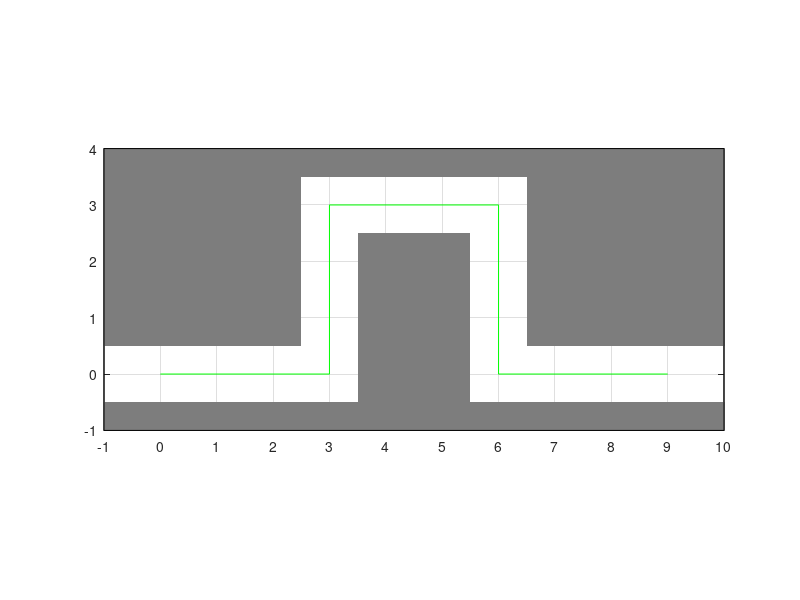

MATLAB code to generate this figure:
%% Star by setting everything up

figure(100);
pos_fig1 = [0 0 1920 1080];
set(gcf,'Position',pos_fig1)

hold on;
grid on;
box on;

axis equal

view([0,90]); % this part sets the view of the plot coment if you want isometric

%%%%%%%%%%%%%%%%%
axis([-1 10 -1 4]);

xticks(-100:1:100);
yticks(-100:1:100);

%% Defining polygons

poly1 = [-2,   -2,   11, 11;
         -2, -0.5, -0.5, -2];
     
poly2 = [ 3.5, 3.5, 5.5,  5.5;
         -0.5, 2.5, 2.5, -0.5];

poly3 = [ -2, -2, 2.5, 2.5;
         0.5,  5,   5, 0.5];

poly4 = [6.5, 6.5, 11,  11;
         0.5,   5,  5, 0.5];

poly5 = [ -2, -2, 11,  11;
         3.5,  5,  5, 3.5];
     
%% Define colors

pale_yellow = [255 250 151]/255;

pale_grey = [125 125 125]/255;

%% Plotting
     
hold on

% Piece1
plot([0,3],[0,0],'g')

% Piece2
plot([3,3],[0,3],'g')

% Piece3
plot([3,6],[3,3],'g')

% Piece4
plot([6,6],[3,0],'g')

% Piece5
plot([6,9],[0,0],'g')

fill(poly1(1,:),poly1(2,:),pale_grey,'EdgeColor','None')

fill(poly2(1,:),poly2(2,:),pale_grey,'EdgeColor','None')

fill(poly3(1,:),poly3(2,:),pale_grey,'EdgeColor','None')

fill(poly4(1,:),poly4(2,:),pale_grey,'EdgeColor','None')

fill(poly5(1,:),poly5(2,:),pale_grey,'EdgeColor','None')

rectangle('Position', [-1,-1, 11,5])


hold off
